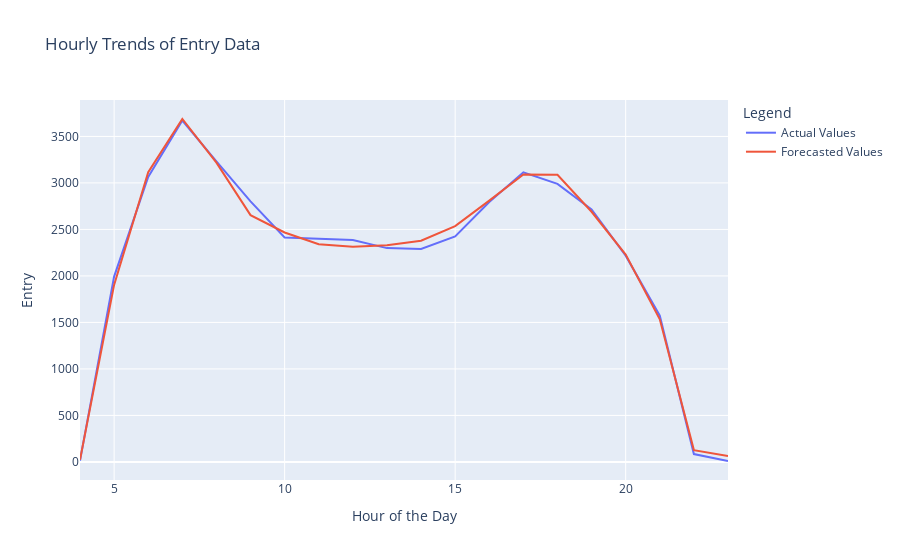

Notebook source saved alongside this figure:
### Code cell
import plotly.express as px

# Group the data by hour and calculate the mean for Actual Values and Forecasted Values
hourly_trends = df_features_with_predictions.groupby('hour')[['Actual Values', 'Forecasted Values']].mean().reset_index()

# Display the hourly trends DataFrame
print(hourly_trends)

# Plot the hourly trends using Plotly
fig = px.line(hourly_trends, x='hour', y=['Actual Values', 'Forecasted Values'], title='Hourly Trends of Entry Data')

# Update layout for better visualization
fig.update_layout(
    xaxis_title='Hour of the Day',
    yaxis_title='Entry',
    legend_title='Legend'
)

# Show the plot
fig.show()

### Figure 1 — Plotly figure (JSON) as saved in the notebook; plotly's stock layout.template omitted (floating-point values rounded to 4 significant figures)
{"data": [{"hovertemplate": "variable=Actual Values<br>hour=%{x}<br>value=%{y}<extra></extra>", "legendgroup": "Actual Values", "line": {"color": "#636efa", "dash": "solid"}, "marker": {"symbol": "circle"}, "mode": "lines", "name": "Actual Values", "orientation": "v", "showlegend": true, "type": "scatter", "x": [4, 5, 6, 7, 8, 9, 10, 11, 12, 13, 14, 15, 16, 17, 18, 19, 20, 21, 22, 23], "xaxis": "x", "y": [13.55, 1993.0, 3063.0, 3670.0, 3231.0, 2802.0, 2414.0, 2397.0, 2386.0, 2299.0, 2290.0, 2425.0, 2795.0, 3114.0, 2990.0, 2715.0, 2218.0, 1572.0, 84.22, 9.769], "yaxis": "y"}, {"hovertemplate": "variable=Forecasted Values<br>hour=%{x}<br>value=%{y}<extra></extra>", "legendgroup": "Forecasted Values", "line": {"color": "#EF553B", "dash": "solid"}, "marker": {"symbol": "circle"}, "mode": "lines", "name": "Forecasted Values", "orientation": "v", "showlegend": true, "type": "scatter", "x": [4, 5, 6, 7, 8, 9, 10, 11, 12, 13, 14, 15, 16, 17, 18, 19, 20, 21, 22, 23], "xaxis": "x", "y": [23.64, 1903.0, 3116.0, 3688.0, 3219.0, 2654.0, 2467.0, 2340.0, 2313.0, 2329.0, 2378.0, 2535.0, 2810.0, 3090.0, 3089.0, 2690.0, 2230.0, 1534.0, 126.8, 62.92], "yaxis": "y"}], "layout": {"legend": {"title": {"text": "Legend"}, "tracegroupgap": 0}, "title": {"text": "Hourly Trends of Entry Data"}, "xaxis": {"anchor": "y", "domain": [0, 1], "title": {"text": "Hour of the Day"}}, "yaxis": {"anchor": "x", "domain": [0, 1], "title": {"text": "Entry"}}}}
